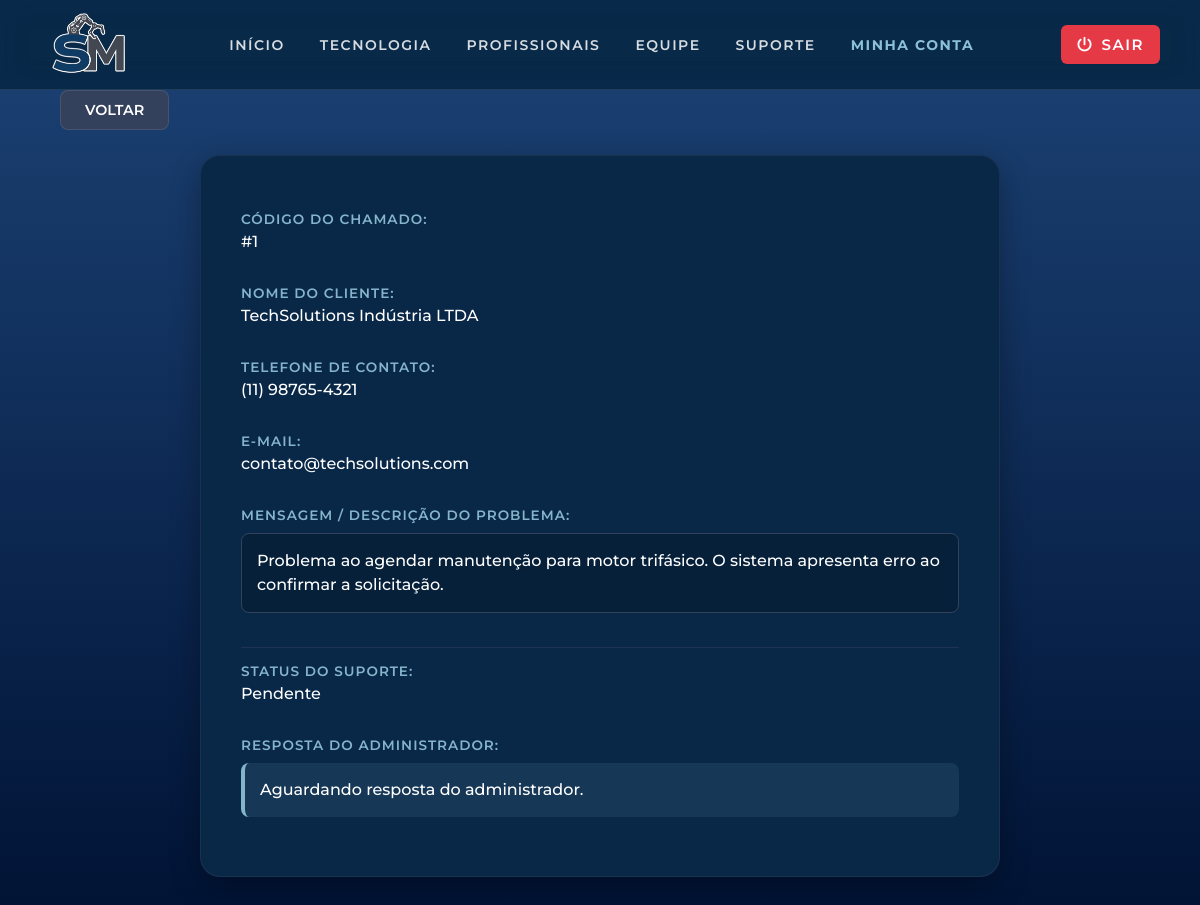
The page /user/detalhesSuporte.php?id=1 (signed in) on the database its author committed.
### tables this page shows
CREATE TABLE
    IF NOT EXISTS suporte (
        id_sup INT AUTO_INCREMENT PRIMARY KEY,
        nome_cliente VARCHAR(100),
        desc_sup TEXT,
        tel_sup VARCHAR(20),
        email_sup VARCHAR(100),
        id_usuario INT NOT NULL,
        resposta_admin TEXT NULL,
        status_suporte ENUM ('Pendente', 'Respondido') DEFAULT 'Pendente',
        FOREIGN KEY (id_usuario) REFERENCES usuarios (id_user)
    );

### crud.php (called while the page is built, shortened)
<?php
try {
    function read($pdo, $table, $where = null) {
        $sql = "SELECT * FROM $table";
        if ($where) {
            $sql .= " WHERE $where";
        }
        $stmt = $pdo->query($sql);
        return $stmt->fetch(PDO::FETCH_ASSOC);
    }
} catch (PDOException $e) {
    die("Erro de conexão: " . $e->getMessage());
}

### user/detalhesSuporte.php (the view, shortened to what this page needs)
<?php
require_once '../crud.php';
$idSuporte = (int)$_GET['id'];
$ticket = read($pdo, 'suporte', "id_sup = $idSuporte");
?>
<!DOCTYPE html>
<html lang="pt-br">
<head>
    <link rel="stylesheet" href="../css/userpage.css">
</head>
<body class="body">
    <header>
        <?php require_once "../partials/header.php";?>
    </header>
    <a href="./historicodemensagens.php">Voltar</a>
    <div class="container">
        <?php
 if($idSuporte){
    $respostaAdmin = !empty($ticket['resposta_admin']) ? $ticket['resposta_admin'] : "Aguardando resposta do administrador.";
    echo "
        <label>Código do Chamado: </label>
        <a>#".$ticket['id_sup']."</a><br><br>
        <label>Nome do Cliente: </label>
        <a>".$ticket['nome_cliente']."</a><br><br>
        <label>Telefone de Contato: </label>
        <a>".$ticket['tel_sup']."</a><br><br>
        <label>E-mail: </label>
        <a>".$ticket['email_sup']."</a><br><br>
        <label>Mensagem / Descrição do Problema: </label>
        <div style='margin-top: 10px; padding: 15px; background: rgba(0, 0, 0, 0.2); border: 1px solid #33415C; border-radius: 8px; color: #ffffff; line-height: 1.5;'>
            ".nl2br($ticket['desc_sup'])."
        </div><br><hr>
        <label>Status do Suporte: </label>
        <strong><a>".$ticket['status_suporte']."</a></strong><br><br>
        <label>Resposta do Administrador: </label>
        <div style='margin-top: 10px; padding: 15px; background: rgba(133, 181, 203, 0.1); border-left: 4px solid #85b5cb; border-radius: 8px; color: #ffffff; line-height: 1.5;'>
            ".nl2br($respostaAdmin)."
        </div><br>";
}
?>
</body>
</html>

### css/userpage.css (style rules this page uses)
:root { --color-night-blue: #001233; --color-navy-dark: #092848; --color-slate-blue: #33415C; --white: #ffffff; --color-cool-gray: #7d8597; --color-deep-blue: #214174; --color-sky-light: #85b5cb; --royal-industrial: #164578; --misty-blue: #8BC0D6; }
* { margin: 0; padding: 0; box-sizing: border-box; }
body { font-family: "Montserrat", sans-serif; background: linear-gradient(to bottom, #1c4376, #001233); background-attachment: fixed; color: var(--white); min-height: 100vh; display: flex; flex-direction: column; align-items: center; padding-top: 130px; padding-bottom: 60px; }
a { text-decoration: none; color: var(--color-sky-light); transition: 0.3s ease; }
body>a[href*="userpage"], body>a[href*="historico"] { background-color: var(--color-slate-blue); color: var(--white); padding: 10px 24px; border-radius: 8px; font-size: 0.9rem; font-weight: 600; text-transform: uppercase; align-self: flex-start; margin-left: 5%; margin-bottom: 25px; display: inline-flex; align-items: center; border: 1px solid rgba(255, 255, 255, 0.1); }
.container, .formulario { background-color: var(--color-navy-dark); border: 1px solid rgba(51, 65, 92, 0.4); border-radius: 20px; width: 90%; max-width: 800px; padding: 40px; box-shadow: 0 10px 30px rgba(0, 0, 0, 0.3); margin: 0 auto; transition: all 0.3s ease; }
.container label { color: var(--color-sky-light); font-size: 0.85rem; font-weight: 600; text-transform: uppercase; letter-spacing: 1px; display: block; margin-top: 15px; margin-bottom: 5px; }
.container a, .container div { color: var(--white); font-size: 1rem; font-weight: 500; word-break: break-word; }
.container hr { border: none; border-bottom: 1px solid rgba(51, 65, 92, 0.5); margin: 15px 0; }

### css/partials.css (style rules this page uses)
header { background-color: rgba(9, 40, 72, 0.65); backdrop-filter: blur(15px); -webkit-backdrop-filter: blur(15px); top: 0; left: 0; width: 100%; height: 90px; z-index: 1000; position: fixed; text-transform: uppercase; border-bottom: 1px solid rgba(255, 255, 255, 0.08); }
html, body { min-height: 100%; }
body { min-height: 100vh; display: flex; flex-direction: column; padding-top: 90px; }

### rows shown on the page
suporte: id_sup "1", nome_cliente "TechSolutions Indústria LTDA", tel_sup "(11) 98765-4321", email_sup "contato@techsolutions.com", desc_sup "Problema ao agendar manutenção para motor trifásico. O sistema apresenta erro ao confirmar a solicitação.", status_suporte "Pendente", resposta_admin "Aguardando resposta do administrador."
